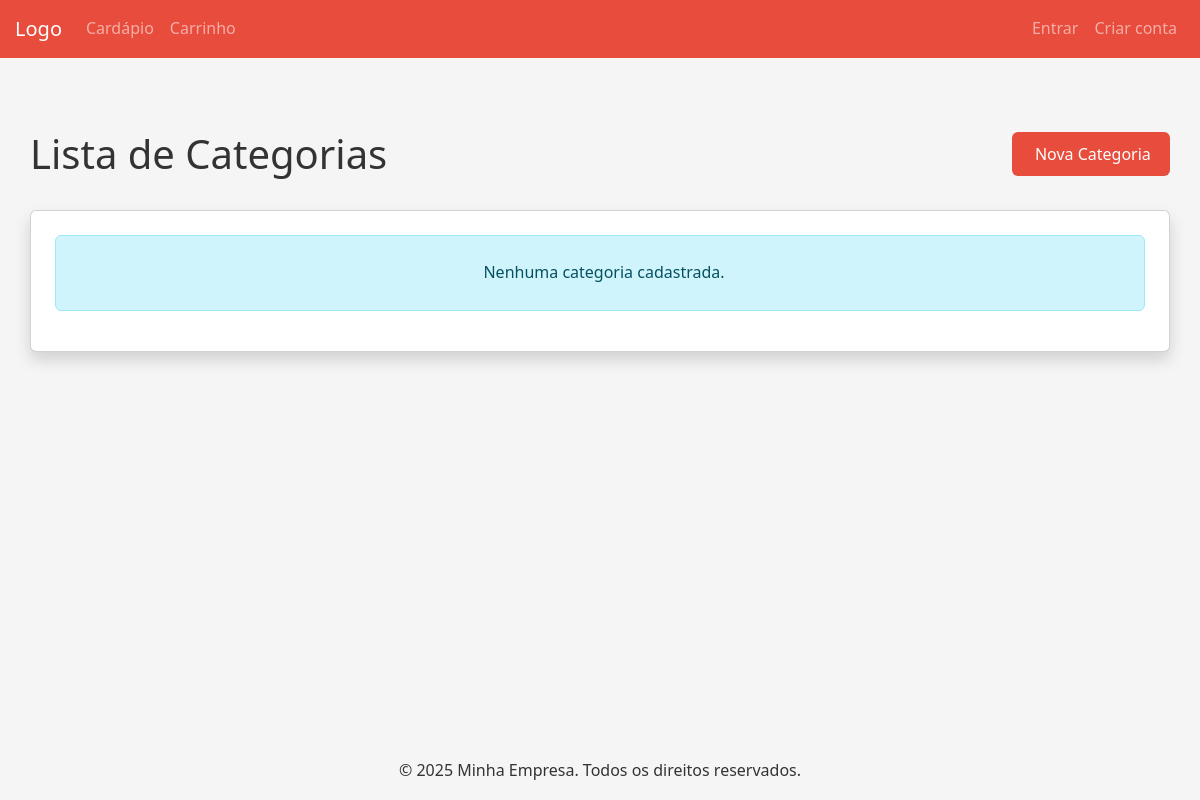
Before: /produto/categoria/listar/ with the older database file.
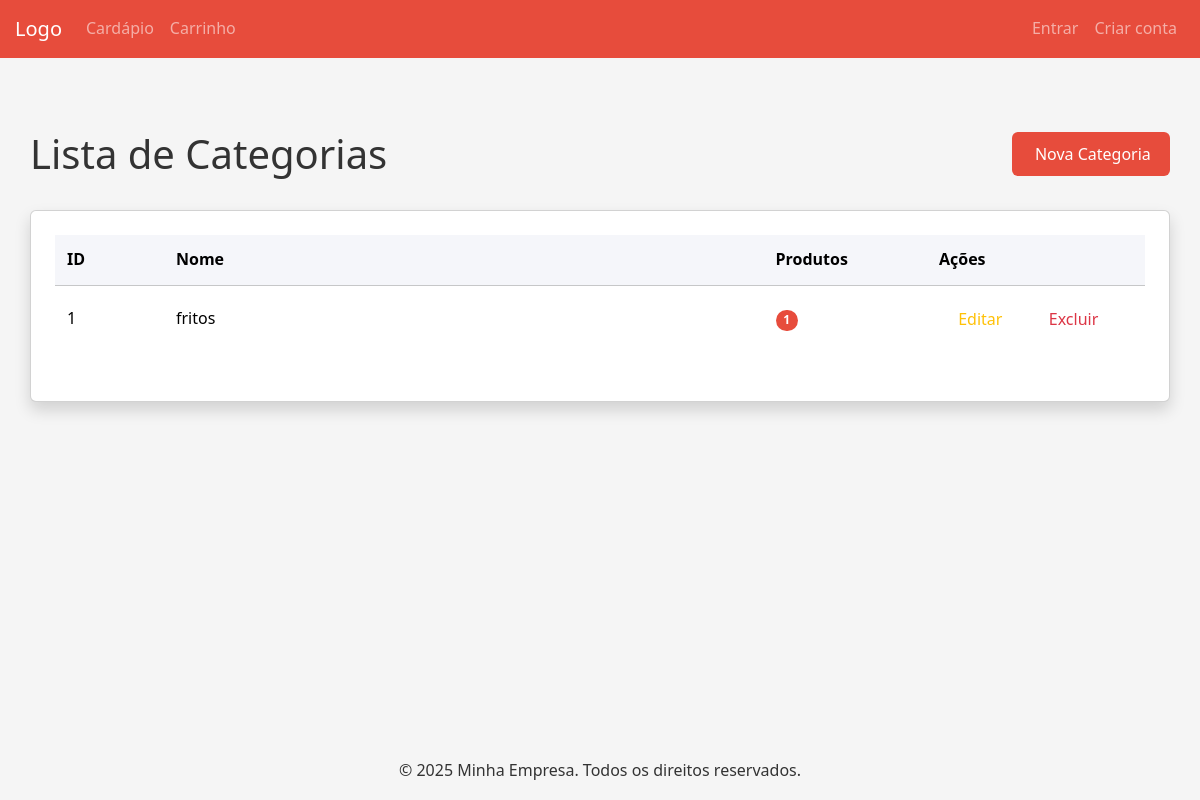
After: the same page with the newer database file.
### produto/models.py (models this page shows, shortened)
class CategoriaProduto(models.Model):
    nome = models.CharField(max_length=20, unique=True)

### produto/views.py (the view)
# urls.py: path('categoria/listar/', views.listCategoria, name='listCategoria'),
def listCategoria(request):
    form_tipo = CategoriaProdutoForm()
    categorias = CategoriaProduto.objects.all()
    return render(request, 'produto/listCategoria.html', {
        "tipo_produto_form": form_tipo,
        "categorias": categorias
    })

### templates/produto/listCategoria.html (shortened to what this page needs)
{% extends 'base.html' %}
{% load static %}
{% block content %}
<div class="container my-5">
    <div class="d-flex justify-content-between align-items-center mb-4">
        <h1 class="mb-0">Lista de Categorias</h1>
        <a href="{% url 'addCategoria' %}" class="btn btn-primary btn-sm">
             Nova Categoria
        </a>
    </div>
    <div class="card shadow">
        <div class="card-body">
            {% if categorias %}
            <div class="table-responsive">
                <table class="table table-hover">
                    <thead class="table-light">
                        <tr>
                            <th width="10%">ID</th>
                            <th>Nome</th>
                            <th width="15%">Produtos</th>
                            <th width="20%">Ações</th>
                        </tr>
                    </thead>
                    <tbody>
                        {% for categoria in categorias %}
                        <tr>
                            <td>{{ categoria.id }}</td>
                            <td>{{ categoria.nome }}</td>
                            <td>
                                <span class="badge bg-primary rounded-pill">
                                    {{ categoria.produtos.count }}
                                </span>
                            </td>
                            <td>
                                <div class="d-flex gap-2">
                                    <a href="{% url 'editCategoria' categoria.id %}" class="btn btn-outline-warning btn-sm" title="Editar">
                                         Editar
                                    </a>
                                    <button type="button" class="btn btn-outline-danger btn-sm"
                                            onclick="confirmarExclusao({{ categoria.id }}, '{{ categoria.nome }}')"
                                            title="Excluir">
                                         Excluir
                                    </button>
                                </div>
                            </td>
                        </tr>
                        {% endfor %}
                    </tbody>
                </table>
            </div>
            {% else %}
            <div class="alert alert-info text-center py-4">
                Nenhuma categoria cadastrada.
            </div>
            {% endif %}
        </div>
    </div>
</div>
{% endblock %}

### templates/base.html (shortened to what this page needs)
{% load static %}
<!DOCTYPE html>
<html lang="pt-BR">
<head>
  <link href="https://cdn.jsdelivr.net/npm/bootstrap@5.3.2/dist/css/bootstrap.min.css" rel="stylesheet">
  <link rel="stylesheet" href="{% static 'css/style.css' %}" />
</head>
<body class="d-flex flex-column min-vh-100">
  <header>
    <nav class="navbar navbar-expand-lg navbar-dark bg-primary">
      <div class="container">
        <a class="navbar-brand" href="{% url 'home' %}">Logo</a>
        <div class="collapse navbar-collapse" id="navbarNav">
          <ul class="navbar-nav me-auto mb-2 mb-lg-0">
            <li class="nav-item">
              <a class="nav-link" href="{% url 'home' %}">Cardápio</a>
            </li>
            <li class="nav-item">
              <a class="nav-link" href="{% url 'carrinho' %}">Carrinho</a>
            </li>
          </ul>
          <ul class="navbar-nav">
            {% if user.is_authenticated %}
              <li class="nav-item">
                <a class="nav-link" href="{% url 'perfil_usuario' %}">Perfil</a>
              </li>
              <li class="nav-item">
                <a class="nav-link" href="{% url 'logout' %}">Sair</a>
              </li>
            {% else %}
              <li class="nav-item">
                <a class="nav-link" href="{% url 'login' %}">Entrar</a>
              </li>
              <li class="nav-item">
                <a class="nav-link" href="{% url 'create_usuario' %}">Criar conta</a>
              </li>
            {% endif %}
          </ul>
        </div>
      </div>
    </nav>
  </header>
  <main class="container my-4 flex-grow-1">
    {% block content %}{% endblock %}
  </main>
  <footer class="footer mt-auto py-3">
    <div class="container text-center">
      <p class="mb-0">&copy; {% now "Y" %} Minha Empresa. Todos os direitos reservados.</p>
    </div>
  </footer>
</body>
</html>

### static/css/style.css (style rules this page uses)
:root { --primary-color: #e74c3c; --primary-hover: #c0392b; --secondary-color: #2ecc71; --secondary-hover: #27ae60; --danger-color: #d63031; --danger-hover: #b71c1c; --light-color: #f5f6fa; --dark-color: #2f3640; --text-color: #333; --border-radius: 6px; --box-shadow: 0 2px 10px rgba(0, 0, 0, 0.1); --transition: all 0.3s ease; }
* { margin: 0; padding: 0; box-sizing: border-box; }
body { font-family: 'Segoe UI', Tahoma, Geneva, Verdana, sans-serif; background-color: #f5f5f5; color: var(--text-color); line-height: 1.6; }
.container { max-width: 1200px; margin: 0 auto; padding: 0 15px; }
.card { background: white; border-radius: var(--border-radius); box-shadow: var(--box-shadow); overflow: hidden; margin-top: 2rem; }
.card-body { padding: 1.5rem; }
.table { width: 100%; border-collapse: collapse; margin-bottom: 1.5rem; }
.table th { background-color: var(--light-color); padding: 0.75rem; text-align: left; font-weight: 600; }
.table td { padding: 0.75rem; border-bottom: 1px solid #eee; vertical-align: middle; }
.table tr:last-child td { border-bottom: none; }
.btn { display: inline-block; padding: 0.6rem 1.2rem; font-size: 1rem; font-weight: 500; text-align: center; border: none; border-radius: var(--border-radius); cursor: pointer; transition: var(--transition); text-decoration: none; }
.btn-primary { background-color: var(--primary-color); color: white; }

### templates/base.html (style rules this page uses)
.bg-primary { background-color: #e74c3c !important; }
.btn-primary { background-color: #e74c3c; border-color: #e74c3c; }

Changed rows visible on the page:
added CategoriaProduto: id "1", nome "fritos", produtos.count "1"
Other visible differences:
text no longer shown: "Nenhuma categoria cadastrada."
text now shown: "ID Nome Produtos Ações"
